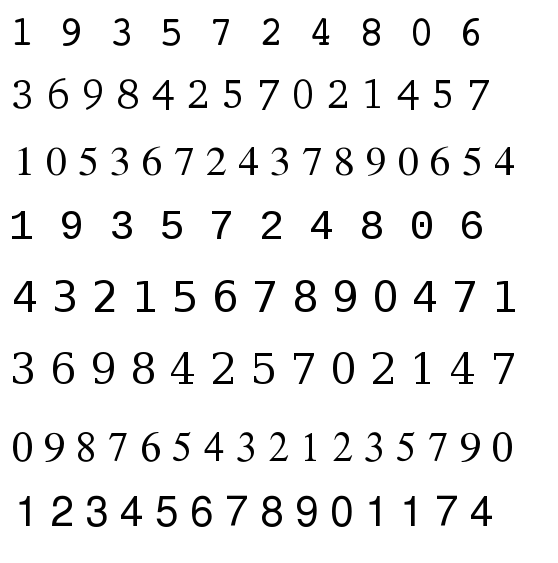
//> input picture ocr/train2me.png, 558 x 563 px
$ ./main   (built with g++ and OpenCV 4)
//> lines starting //> are read from the running program, lines starting //| are printed output that depends on the picture; after the words box and inside, x2 and y2 are one past the last pixel; in counts of white or black regions, pixels touching at a corner belong together
#include <iostream>
#include <stdio.h>      /* printf */
#include "opencv2/opencv.hpp"

using namespace cv;
using namespace std;

// http://stackoverflow.com/questions/9413216/simple-digit-recognition-ocr-in-opencv-python
int main() {
    Mat src, gray, thr, con, sample, response_array;
    vector<vector<Point>> contours;
    vector<Vec4i> hierarchy;

    src = imread("train2me.png", 1);
//> src is the input picture: 563 rows x 558 cols, CV_8UC3; min 0, max 255, mean 238.5
    cvtColor(src, gray, CV_BGR2GRAY);
    threshold(gray,thr,200,255,THRESH_BINARY_INV);
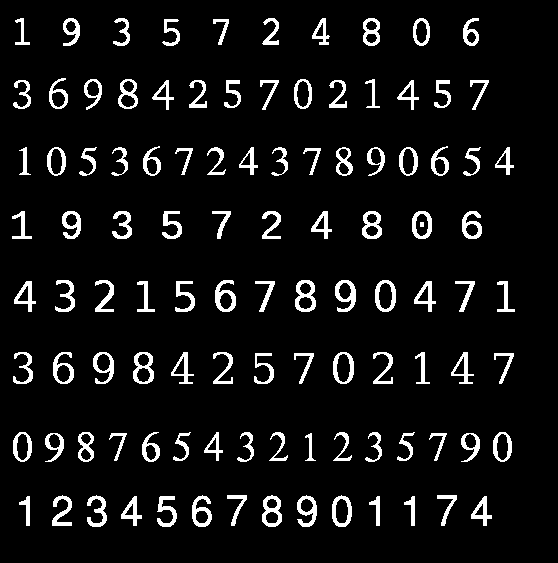
//> thr: 563 rows x 558 cols, CV_8UC1; 7.3% white; 107 white regions
    thr.copyTo(con);

    findContours(con, contours, hierarchy, CV_RETR_CCOMP, CV_CHAIN_APPROX_SIMPLE);
//> contours = 164 contours, 1 with area under 20; largest, box (x1, y1, x2, y2) and area: (333, 352, 354, 384) 528, (375, 280, 396, 312) 528, (133, 352, 154, 384) 512, (295, 280, 316, 312) 511, (332, 495, 352, 527) 490

    for(int i = 0; i < contours.size(); i=hierarchy[i][0]) {
        Rect r = boundingRect(contours[i]);
        rectangle(src,Point(r.x,r.y), Point(r.x+r.width,r.y+r.height), Scalar(0,0,255),2,8,0);
        Mat ROI = thr(r);
        Mat tmp1, tmp2;
        resize(ROI,tmp1, Size(10,10), 0,0,INTER_LINEAR );
        tmp1.convertTo(tmp2,CV_32FC1); //convert to float
        sample.push_back(tmp2.reshape(1,1)); // Store  sample data
        imshow("src",src);
        int c=waitKey(0); // Read corresponding label for contour from keyoard
        c-=0x30;     // Convert ascii to integer value
        response_array.push_back(c); // Store label to a mat
        rectangle(src,Point(r.x,r.y), Point(r.x+r.width,r.y+r.height), Scalar(0,255,0),2,8,0);
    }
//> this loop made 107 passes; the space key is pressed
//> r on passes 1 to 12: Rect(471, 496, 21, 30), Rect(404, 496, 11, 30), Rect(369, 496, 11, 30), Rect(157, 496, 20, 31), Rect(121, 496, 21, 30), Rect(19, 496, 11, 30), Rect(437, 495, 20, 31), Rect(332, 495, 20, 32), Rect(297, 495, 20, 32), Rect(262, 495, 20, 32), Rect(227, 495, 20, 31), Rect(192, 495, 20, 32)
//> pass 1, `Mat ROI = thr(r);`:
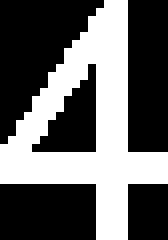
//> ROI: 30 rows x 21 cols, CV_8UC1 (shown 8 times larger); 39.2% white; 1 white region, box (x1, y1, x2, y2) and area: (0, 0, 21, 30) 247
//> pass 2, `imshow("src",src);`:
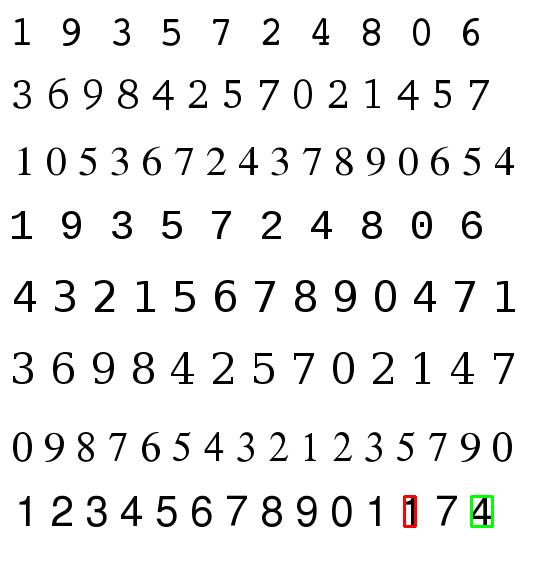
//> window 'src': 563 rows x 558 cols, CV_8UC3; mean B, G, R 238.1, 238.3, 238.3
//> after the loop:
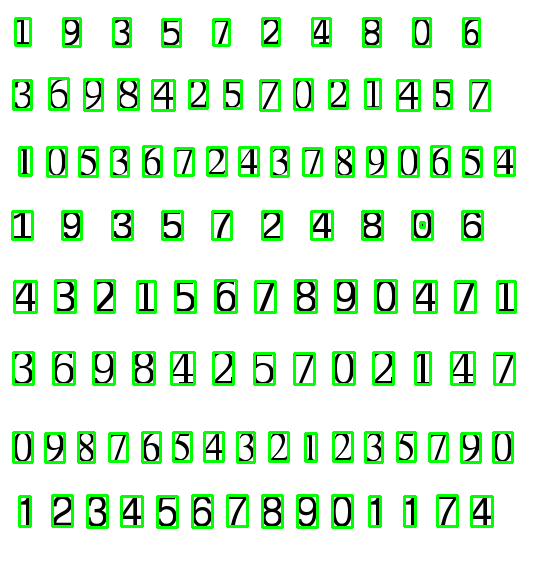
//> src: 563 rows x 558 cols, CV_8UC3; 9.67% of pixels changed, all inside (x1, y1, x2, y2) = (11, 17, 517, 529)
//> after the loop:
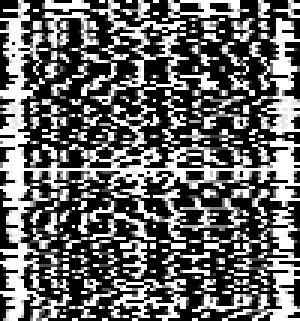
//> sample: 107 rows x 100 cols, CV_32FC1 (shown 3 times larger); min 0, max 255, mean 102.6
//> after the loop, response_array = 107 values from -16 to -16

    // Store the data to file
    Mat response,tmp;
    tmp=response_array.reshape(1,1); //make continuous
//> tmp = 107 values from -16 to -16
    tmp.convertTo(response,CV_32FC1); // Convert  to float
//> response = 107 values from -16 to -16

    FileStorage Data("TrainingData.yml",FileStorage::WRITE); // Store the sample data in a file
    Data << "data" << sample;
    Data.release();

    FileStorage Label("LabelData.yml",FileStorage::WRITE); // Store the label data in a file
    Label << "label" << response;
    Label.release();
    cout<<"Training and Label data created successfully....!! "<<endl;

    return 0;
}
